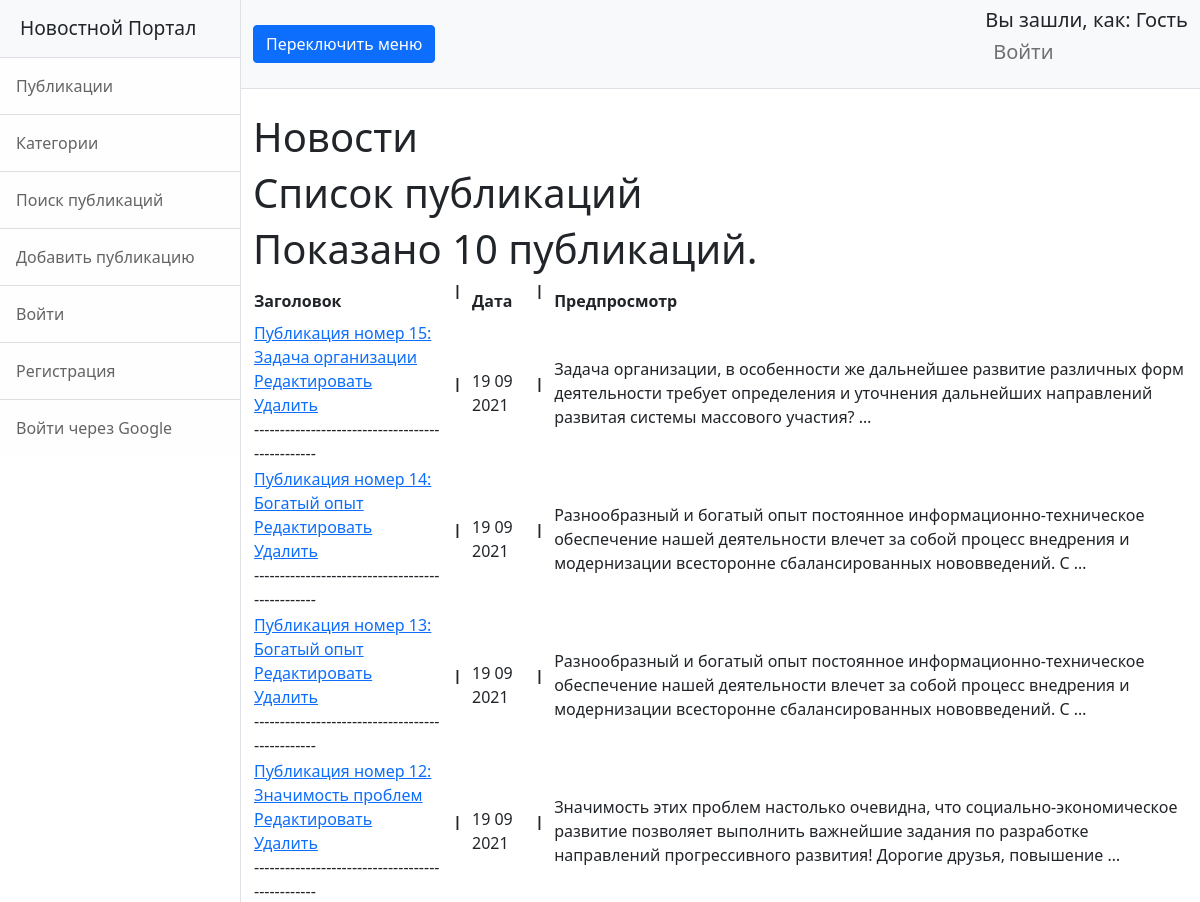
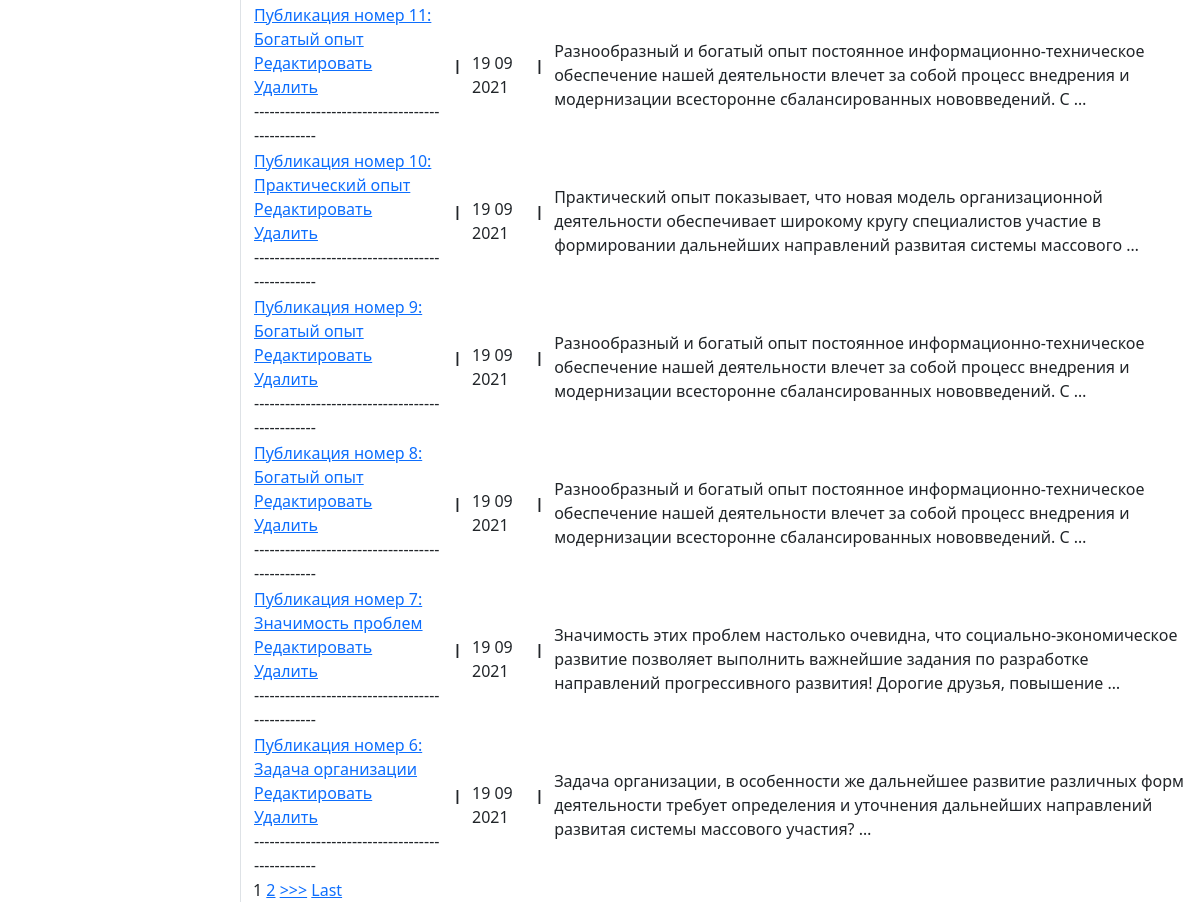
The app's page /, older data (2 pictures, top to bottom).
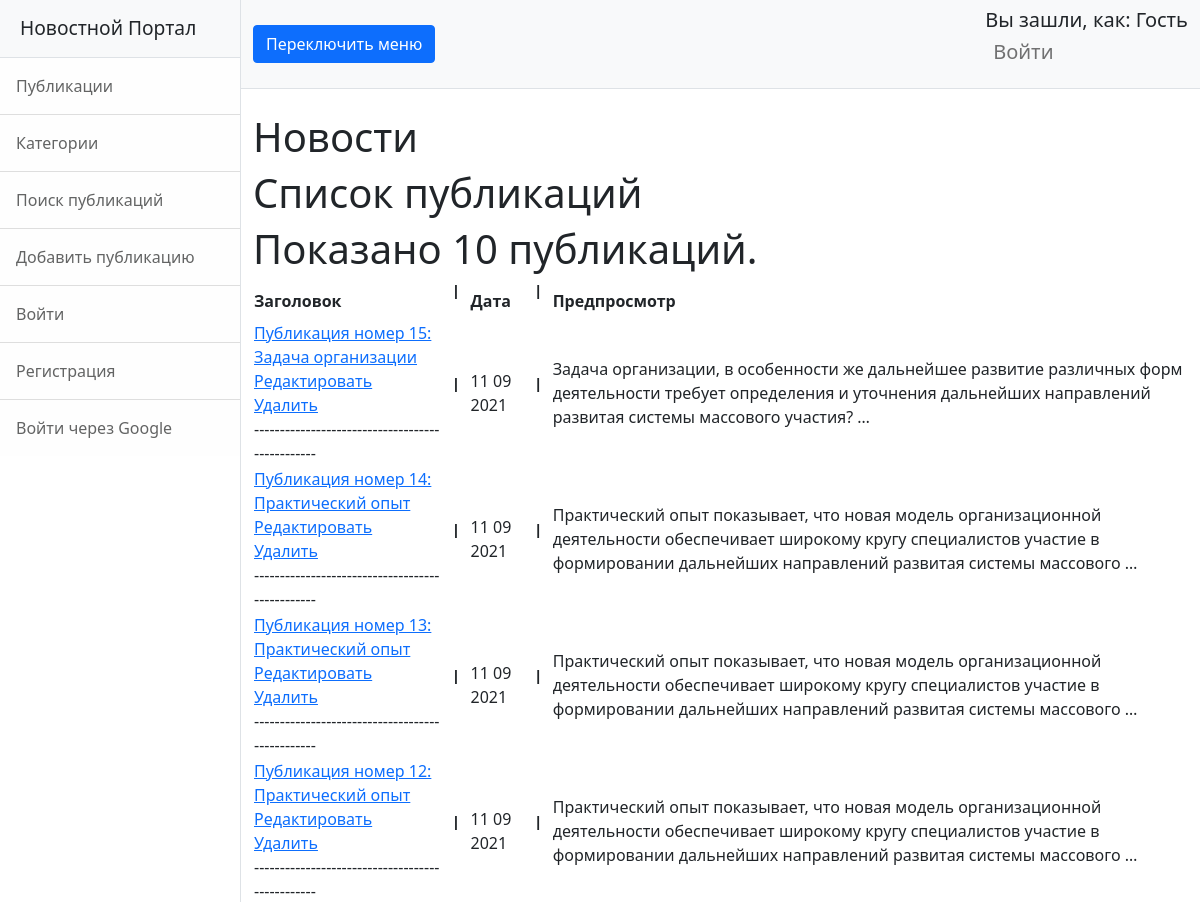
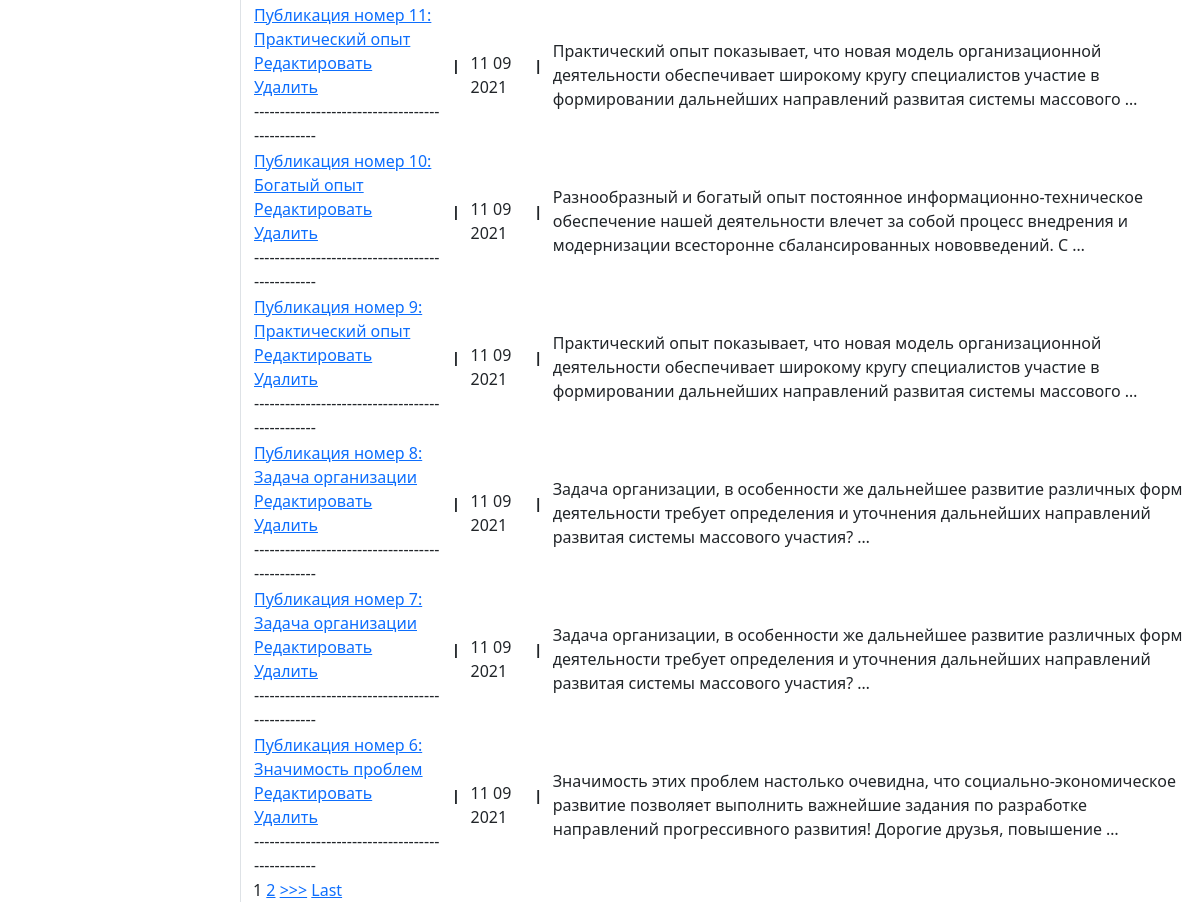
The same page, newer data (2 pictures, top to bottom).
### news/models.py (models this page shows, shortened)
class Post(models.Model):
    news = 'NS'
    article = 'AL'
    TYPES = [
        (news, 'Новость'),
        (article, 'Статья')
    ]
    type = models.CharField(max_length=2, choices=TYPES, default=news)
    date = models.DateTimeField(auto_now_add=True, verbose_name='Дата')
    name = models.CharField(max_length=255, verbose_name='Название')
    body = models.TextField()
    rating = models.SmallIntegerField(default=0, verbose_name='Рейтинг')
    author = models.ForeignKey(Author, on_delete=models.CASCADE)
    category = models.ManyToManyField(Category, through='PostCategory')
    class Meta:
        verbose_name = 'Публикация'
        verbose_name_plural = 'Публикации'

### news/views.py (the view)
# urls.py: path('', News.as_view()),
class News(ListView):
    model = Post  # указываем модель, объекты которой мы будем выводить
    template_name = 'news/news.html'  # указываем имя шаблона, в котором будет лежать HTML, в котором будут все инструкции о том, как именно пользователю должны вывестись наши объекты
    context_object_name = 'news'  # это имя списка, в котором будут лежать все объекты, его надо указать, чтобы обратиться к самому списку объектов через HTML-шаблон
    queryset = Post.objects.order_by('-date')
    paginate_by = 10

### news/templatetags/my_filters.py (called while the page is built)
@register.filter(name='censor')  # регистрируем наш фильтр под именем multiply, чтоб django понимал, что это именно фильтр, а не простая функция
def censor(value):  # первый аргумент здесь это то значение, к которому надо применить фильтр, второй аргумент — это аргумент фильтра, т. е. примерно следующее будет в шаблоне value|multiply:arg
    cens_filt = ['блять', 'бля']
    text_to_check = value
    for idx, i in enumerate(cens_filt):
        text_to_check = text_to_check.replace(i,'ТУТ БЫЛ МАТ')
    return text_to_check

### templates/news/news.html (shortened to what this page needs)
{% extends 'flatpages/default.html' %}
{% load my_filters %}
{% block title %}
Новости
{% endblock title %}
{% block content %}
<h1>Список публикаций</h1>
<h1>Показано {{news|length}} публикаций.</h1>
    <table>
            <tr>
                <td>
                    <b>Заголовок</b>
                </td>
                <td>
                     <b><pre> | </pre></b>
                </td>
                <td>
                    <b>Дата</b>
                </td>
                <td>
                     <b><pre> | </pre></b>
                </td>
                <td>
                    <b>Предпросмотр</b>
                </td>
            </tr>
        {% for post in news %}
            <tr>
                <td>
                   <a href="/news/{{post.id}}">{{ post.name|censor }} </a>
                    <br>
                    <a href="/news/{{post.id}}/edit">Редактировать</a>
                    <br>
                    <a href="/news/{{post.id}}/delete">Удалить</a>
                    <br>
                    ------------------------------------------------
                </td>
                <td>
                     <b><pre> | </pre></b>
                </td>
                <td>
                    {{post.date|date:'d m Y'}}
                </td>
                <td>
                    <b><pre> | </pre></b>
                </td>
                <td>
                    {{post.body|truncatewords:20|censor}}
                </td>
            </tr>
        {% endfor %}
        </table>
{% if is_paginated %}
    {% for num in page_obj.paginator.page_range %}
        {% if page_obj.number == num %}
            <a>{{ num }}</a>
        {% elif num > page_obj.number|add:'-3' and num < page_obj.number|add:'3' %}
            <a href="?page={{ num }}">{{ num }}</a>
        {% endif %}
    {% endfor %}
    {% if page_obj.has_next %}
        <a href="?page={{ page_obj.next_page_number }}">>>></a>
        <a href="?page={{ page_obj.paginator.num_pages }}">Last</a>
    {% endif %}
{% endif %}
{% endblock content %}

### templates/flatpages/default.html (shortened to what this page needs)
{% load static %}
<!DOCTYPE html>
<html lang="ru">
    <head>
        <link href="{%static 'css/styles.css' %}" rel="stylesheet" />
    </head>
    <body>
        <div class="d-flex toggled" id="wrapper">
            <div class="border-end bg-white" id="sidebar-wrapper">
                <div class="sidebar-heading border-bottom bg-light">Новостной Портал</div>
                <div class="list-group list-group-flush">
                    <a class="list-group-item list-group-item-action list-group-item-light p-3" href="/news/">Публикации</a>
                    <a class="list-group-item list-group-item-action list-group-item-light p-3" href="/news/categories/">Категории</a>
                    <a class="list-group-item list-group-item-action list-group-item-light p-3" href="/news/search/">Поиск публикаций</a>
                    <a class="list-group-item list-group-item-action list-group-item-light p-3" href="/news/add/">Добавить публикацию</a>
                    <a class="list-group-item list-group-item-action list-group-item-light p-3" href="/sign/login/">Войти</a>
                    <a class="list-group-item list-group-item-action list-group-item-light p-3" href="/sign/signup/">Регистрация</a>
                    <a class="list-group-item list-group-item-action list-group-item-light p-3" href="/accounts/login/">Войти через Google</a>
                </div>
            </div>
            <div id="page-content-wrapper">
                <nav class="navbar navbar-expand-lg navbar-light bg-light border-bottom">
                    <div class="container-fluid">
                        <button class="btn btn-primary" id="sidebarToggle">Переключить меню</button>
                        <div class="collapse navbar-collapse" id="navbarSupportedContent">
                            <ul class="navbar-nav ms-auto mt-2 mt-lg-0">
                                {% if request.user.username %}
                                <pre>
                                <h5>Вы зашли, как:{{request.user.username}} <a class="nav-link" href="/sign/logout/">Выйти</a></h5>
                                    </pre>
                                {% else %}
                                <h5>Вы зашли, как: Гость <br><a class="nav-link" href="/sign/login/">Войти</a></h5>
                                {% endif %}
                            </ul>
                        </div>
                    </div>
                </nav>
                <div class="container-fluid">
                    <h1 class="mt-4">   {% block title %}{% endblock title %}</h1>
                           {% block content %}{% endblock content %}
                </div>
            </div>
        </div>
    </body>
</html>

Row changes from the older to the newer data that the page shows:
changed Post "Публикация номер 15: Задача организации": date "19 09 2021" → "11 09 2021"
changed Post: name|censor "Публикация номер 14: Богатый опыт" → "Публикация номер 14: Практический опыт"; date "19 09 2021" → "11 09 2021"; body|censor "Разнообразный и богатый опыт постоянное информационно-техническое обеспечение нашей деятельности влечет за собой процесс внедрения и модернизации всесторонне сбалансированных нововведений. С …" → "Практический опыт показывает, что новая модель организационной деятельности обеспечивает широкому кругу специалистов участие в формировании дальнейших направлений развитая системы массового …"
changed Post: name|censor "Публикация номер 13: Богатый опыт" → "Публикация номер 13: Практический опыт"; date "19 09 2021" → "11 09 2021"; body|censor "Разнообразный и богатый опыт постоянное информационно-техническое обеспечение нашей деятельности влечет за собой процесс внедрения и модернизации всесторонне сбалансированных нововведений. С …" → "Практический опыт показывает, что новая модель организационной деятельности обеспечивает широкому кругу специалистов участие в формировании дальнейших направлений развитая системы массового …"
changed Post: name|censor "Публикация номер 12: Значимость проблем" → "Публикация номер 12: Практический опыт"; date "19 09 2021" → "11 09 2021"; body|censor "Значимость этих проблем настолько очевидна, что социально-экономическое развитие позволяет выполнить важнейшие задания по разработке направлений прогрессивного развития! Дорогие друзья, повышение …" → "Практический опыт показывает, что новая модель организационной деятельности обеспечивает широкому кругу специалистов участие в формировании дальнейших направлений развитая системы массового …"
changed Post: name|censor "Публикация номер 11: Богатый опыт" → "Публикация номер 11: Практический опыт"; date "19 09 2021" → "11 09 2021"; body|censor "Разнообразный и богатый опыт постоянное информационно-техническое обеспечение нашей деятельности влечет за собой процесс внедрения и модернизации всесторонне сбалансированных нововведений. С …" → "Практический опыт показывает, что новая модель организационной деятельности обеспечивает широкому кругу специалистов участие в формировании дальнейших направлений развитая системы массового …"
changed Post: name|censor "Публикация номер 10: Практический опыт" → "Публикация номер 10: Богатый опыт"; date "19 09 2021" → "11 09 2021"; body|censor "Практический опыт показывает, что новая модель организационной деятельности обеспечивает широкому кругу специалистов участие в формировании дальнейших направлений развитая системы массового …" → "Разнообразный и богатый опыт постоянное информационно-техническое обеспечение нашей деятельности влечет за собой процесс внедрения и модернизации всесторонне сбалансированных нововведений. С …"
changed Post: name|censor "Публикация номер 9: Богатый опыт" → "Публикация номер 9: Практический опыт"; date "19 09 2021" → "11 09 2021"; body|censor "Разнообразный и богатый опыт постоянное информационно-техническое обеспечение нашей деятельности влечет за собой процесс внедрения и модернизации всесторонне сбалансированных нововведений. С …" → "Практический опыт показывает, что новая модель организационной деятельности обеспечивает широкому кругу специалистов участие в формировании дальнейших направлений развитая системы массового …"
changed Post: name|censor "Публикация номер 8: Богатый опыт" → "Публикация номер 8: Задача организации"; date "19 09 2021" → "11 09 2021"; body|censor "Разнообразный и богатый опыт постоянное информационно-техническое обеспечение нашей деятельности влечет за собой процесс внедрения и модернизации всесторонне сбалансированных нововведений. С …" → "Задача организации, в особенности же дальнейшее развитие различных форм деятельности требует определения и уточнения дальнейших направлений развитая системы массового участия? …"
changed Post: name|censor "Публикация номер 7: Значимость проблем" → "Публикация номер 7: Задача организации"; date "19 09 2021" → "11 09 2021"; body|censor "Значимость этих проблем настолько очевидна, что социально-экономическое развитие позволяет выполнить важнейшие задания по разработке направлений прогрессивного развития! Дорогие друзья, повышение …" → "Задача организации, в особенности же дальнейшее развитие различных форм деятельности требует определения и уточнения дальнейших направлений развитая системы массового участия? …"
changed Post: name|censor "Публикация номер 6: Задача организации" → "Публикация номер 6: Значимость проблем"; date "19 09 2021" → "11 09 2021"; body|censor "Задача организации, в особенности же дальнейшее развитие различных форм деятельности требует определения и уточнения дальнейших направлений развитая системы массового участия? …" → "Значимость этих проблем настолько очевидна, что социально-экономическое развитие позволяет выполнить важнейшие задания по разработке направлений прогрессивного развития! Дорогие друзья, повышение …"
